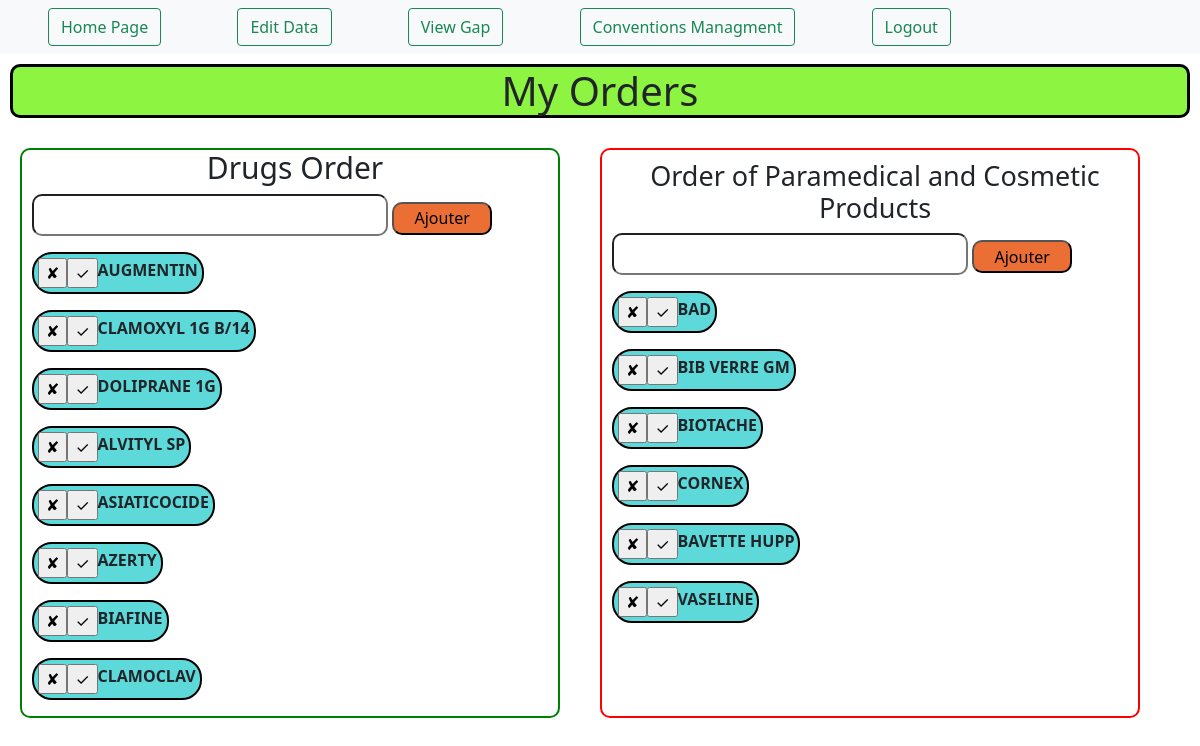
Page /commande/ (signed in) on the committed database.
### commande/models.py (models this page shows)
class Cmd(models.Model):
	name = models.CharField(max_length=250)
	med_cmded = models.BooleanField(default=False)

class CmdArt(models.Model):
	nameart = models.CharField(max_length=350)
	art_cmded = models.BooleanField(default=False)

### commande/views.py (the view)
# urls.py: path('', commandeAdd, name='commande'),
@login_required(login_url='login')
def commandeAdd(request): # function to display medocs and articles
	all_cmd = Cmd.objects.all().order_by('name')
	all_cmd_art = CmdArt.objects.all().order_by('nameart')
	context = {
		'medocs' : all_cmd, 'arts' : all_cmd_art
	}
	return render(request, 'commande.html', context)

### templates/commande.html (shortened to what this page needs)
<!DOCTYPE html>
<html>
<head>
	<link href="https://cdn.jsdelivr.net/npm/bootstrap@5.0.0/dist/css/bootstrap.min.css" rel="stylesheet">
</head>
<body >
	<nav class="navbar navbar-light bg-light">
  		<div id="navdiv">
  			<a href="{% url 'home' %}"><button class="btn btn-outline-success ms-5 me-4" type="button">Home Page</button></a>
		    <a href="{% url 'visedit' %}"> <button class="btn btn-outline-success ms-5 me-4" type="button">Edit Data</button></a>
			<a href="{% url 'visualiser' %}"><button class="btn btn-outline-success ms-5 me-4" type="button">View Gap</button></a>
			<a href="{% url 'convention' %}"> <button class="btn btn-outline-success ms-5 me-4" type="button">Conventions Managment</button></button></a>
		    <a href="{% url 'logout' %}"><button class="btn btn-outline-success ms-5 me-4" type="button">Logout</button></a>
 		</div>
</nav>
	<h1 style="text-align: center; border: solid black 3px; border-radius: 10px; background-color: #8df542; margin: 10px;"> My Orders</h1>
	<div style="display: flex;flex-wrap: wrap;">
	<div style="border: solid 2px green; width: 45%; padding-left: 10px; margin: 20px; border-radius: 10px;">
	<h3 style="font-size: 30px; text-align: center;">Drugs Order</h3>
	<form action="add/" method="POST">{% csrf_token %}
		<input type="text" name="name" required autofocus style="border-radius: 10px; font-size: 24px;outline: none;">
		<input type="submit" value="Ajouter" style="border-radius: 10px; background-color: #eb6e34; width: 100px; height: 33px;">
	</form>
	{% for item in medocs %}
		{% if item.med_cmded == True %}
			<p>
			<div style="border: solid black 2px; border-radius: 20px; display: inline-block; padding: 4px; margin: 0px; background-color: green;font-weight: bold; text-transform: uppercase;" id="{{item.id}}">
			<form method="POST" action="delete/{{item.id}}/" id="{{item.id}}" style="float: left;"> {% csrf_token %}
				<input type="submit" name="delete" value="✘" >
			</form>
			<form method="POST" action="mark/{{item.id}}/" style="float: left;"> {% csrf_token %}
				<input type="submit" name="selected" value="✓">
			</form>
			{{item.name}}
		</div>
		</p>
		{% else  %}
			<p>
				<div style="border: solid black 2px; border-radius: 20px; display: inline-block; padding: 4px; margin: 0px; background-color: #5dd9d9;font-weight: bold; text-transform: uppercase;" id="{{item.id}}">
				<form method="POST" action="delete/{{item.id}}/" id="{{item.id}}" style="float: left;"> {% csrf_token %}
					<input type="submit" name="delete" value="✘" >
				</form>
				<form method="POST" action="mark/{{item.id}}/" style="float: left;"> {% csrf_token %}
					<input type="submit" name="selected" value="✓">
				</form>
				{{item.name}}
			</div>
			</p>
		{% endif %}
	{% endfor %}
	</div>
	<div style="border: solid 2px red; width: 45%; padding-left: 10px; margin: 20px; border-radius: 10px">
		<h3 style="margin-top: 10px; font-size:27px;text-align: center;">Order of Paramedical and Cosmetic Products</h3>
		<form action="addArt/" method="POST">{% csrf_token %}
		<input type="text" name="nameart" required style="border-radius: 10px; font-size: 24px;outline: none;">
		<input type="submit" value="Ajouter" style="border-radius: 10px; background-color: #eb6e34; width: 100px; height: 33px;">
	</form>
{% for art in arts %}
		{% if art.art_cmded == True %}
			<p>
			<div style="border: solid black 2px; border-radius: 20px; display: inline-block; padding: 4px; margin: 0px; background-color: green;font-weight: bold; text-transform: uppercase;" id="{{art.id}}">
			<form method="POST" action="deleteart/{{art.id}}/" id="{{art.id}}" style="float: left;"> {% csrf_token %}
				<input type="submit" name="delete" value="✘" >
			</form>
			<form method="POST" action="markart/{{art.id}}/" style="float: left;"> {% csrf_token %}
				<input type="submit" name="selected" value="✓">
			</form>
			{{art.nameart}}
		</div>
		</p>
		{% else  %}
			<p>
				<div style="border: solid black 2px; border-radius: 20px; display: inline-block; padding: 4px; margin: 0px; background-color: #5dd9d9;font-weight: bold; text-transform: uppercase;" id="{{art.id}}">
				<form method="POST" action="deleteart/{{art.id}}/" id="{{art.id}}" style="float: left;"> {% csrf_token %}
					<input type="submit" name="delete" value="✘" >
				</form>
				<form method="POST" action="markart/{{art.id}}/" style="float: left;"> {% csrf_token %}
					<input type="submit" name="selected" value="✓">
				</form>
				{{art.nameart}}
			</div>
			</p>
		{% endif %}
	{% endfor %}
</body>
</html>

### rows in the picture
Cmd: name "AUGMENTIN"
Cmd: name "CLAMOXYL 1G B/14"
Cmd: name "DOLIPRANE 1G"
Cmd: name "ALVITYL SP"
Cmd: name "ASIATICOCIDE"
Cmd: name "AZERTY"
Cmd: name "BIAFINE"
Cmd: name "CLAMOCLAV"
CmdArt: nameart "BAD"
CmdArt: nameart "BIB VERRE GM"
CmdArt: nameart "BIOTACHE"
CmdArt: nameart "CORNEX"
CmdArt: nameart "BAVETTE HUPP"
CmdArt: nameart "VASELINE"
